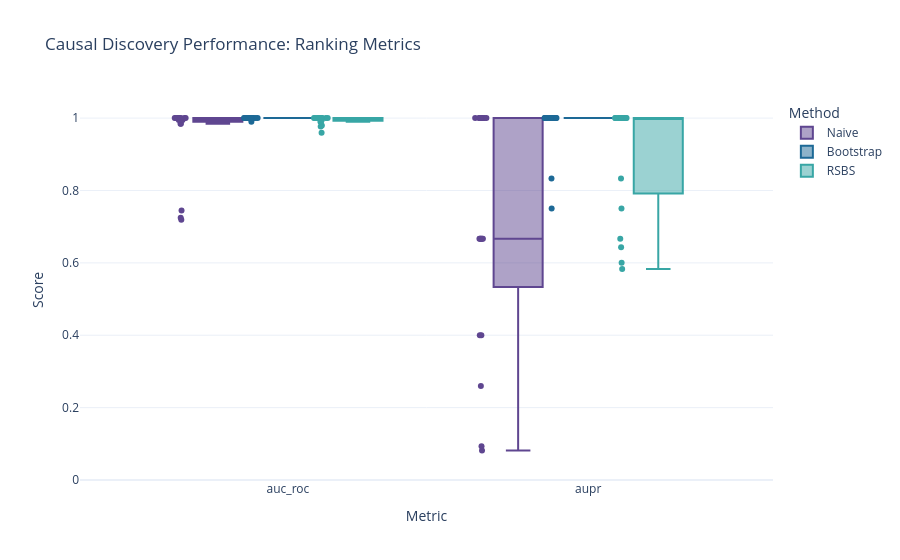

Write notebook code for a chart like this one.
### Code cell
from causal_comparator.plotting import plot_ranking_metrics, plot_summary_performance, plot_classification_metrics
df = pd.read_csv('res_test_2.csv')
fig1 = plot_ranking_metrics(df, save_path="results_ranking.html")
fig2 = plot_summary_performance(df, save_path="results_summary.html")
fig3 = plot_classification_metrics(df, save_path="results_classification.html")
# 2. Show them if you are in a notebook
fig1.show()

### Figure 1 — Plotly figure (JSON) as saved in the notebook; plotly's stock layout.template omitted (floating-point values rounded to 4 significant figures)
{"data": [{"alignmentgroup": "True", "boxpoints": "all", "hovertemplate": "Method=Naive<br>Metric=%{x}<br>Score=%{y}<extra></extra>", "legendgroup": "Naive", "marker": {"color": "rgb(95, 70, 144)"}, "name": "Naive", "notched": false, "offsetgroup": "Naive", "orientation": "v", "showlegend": true, "type": "box", "x": ["auc_roc", "auc_roc", "auc_roc", "auc_roc", "auc_roc", "auc_roc", "auc_roc", "auc_roc", "auc_roc", "auc_roc", "auc_roc", "auc_roc", "auc_roc", "auc_roc", "auc_roc", "auc_roc", "auc_roc", "auc_roc", "auc_roc", "auc_roc", "aupr", "aupr", "aupr", "aupr", "aupr", "aupr", "aupr", "aupr", "aupr", "aupr", "aupr", "aupr", "aupr", "aupr", "aupr", "aupr", "aupr", "aupr", "aupr", "aupr"], "x0": " ", "xaxis": "x", "y": [1.0, 0.7194, 0.9847, 0.9847, 1.0, 0.9949, 0.9949, 0.9949, 1.0, 0.7245, 1.0, 0.9949, 1.0, 0.9949, 1.0, 1.0, 0.9949, 1.0, 1.0, 0.7449, 1.0, 0.08143, 0.4, 0.4, 1.0, 0.6667, 0.6667, 0.6667, 1.0, 0.09333, 1.0, 0.6667, 1.0, 0.6667, 1.0, 1.0, 0.6667, 1.0, 1.0, 0.26], "y0": " ", "yaxis": "y"}, {"alignmentgroup": "True", "boxpoints": "all", "hovertemplate": "Method=Bootstrap<br>Metric=%{x}<br>Score=%{y}<extra></extra>", "legendgroup": "Bootstrap", "marker": {"color": "rgb(29, 105, 150)"}, "name": "Bootstrap", "notched": false, "offsetgroup": "Bootstrap", "orientation": "v", "showlegend": true, "type": "box", "x": ["auc_roc", "auc_roc", "auc_roc", "auc_roc", "auc_roc", "auc_roc", "auc_roc", "auc_roc", "auc_roc", "auc_roc", "auc_roc", "auc_roc", "auc_roc", "auc_roc", "auc_roc", "auc_roc", "auc_roc", "auc_roc", "auc_roc", "auc_roc", "aupr", "aupr", "aupr", "aupr", "aupr", "aupr", "aupr", "aupr", "aupr", "aupr", "aupr", "aupr", "aupr", "aupr", "aupr", "aupr", "aupr", "aupr", "aupr", "aupr"], "x0": " ", "xaxis": "x", "y": [1.0, 1.0, 1.0, 1.0, 1.0, 0.9974, 1.0, 1.0, 1.0, 0.9898, 1.0, 1.0, 1.0, 1.0, 1.0, 1.0, 1.0, 1.0, 1.0, 1.0, 1.0, 1.0, 1.0, 1.0, 1.0, 0.8333, 1.0, 1.0, 1.0, 0.75, 1.0, 1.0, 1.0, 1.0, 1.0, 1.0, 1.0, 1.0, 1.0, 1.0], "y0": " ", "yaxis": "y"}, {"alignmentgroup": "True", "boxpoints": "all", "hovertemplate": "Method=RSBS<br>Metric=%{x}<br>Score=%{y}<extra></extra>", "legendgroup": "RSBS", "marker": {"color": "rgb(56, 166, 165)"}, "name": "RSBS", "notched": false, "offsetgroup": "RSBS", "orientation": "v", "showlegend": true, "type": "box", "x": ["auc_roc", "auc_roc", "auc_roc", "auc_roc", "auc_roc", "auc_roc", "auc_roc", "auc_roc", "auc_roc", "auc_roc", "auc_roc", "auc_roc", "auc_roc", "auc_roc", "auc_roc", "auc_roc", "auc_roc", "auc_roc", "auc_roc", "auc_roc", "aupr", "aupr", "aupr", "aupr", "aupr", "aupr", "aupr", "aupr", "aupr", "aupr", "aupr", "aupr", "aupr", "aupr", "aupr", "aupr", "aupr", "aupr", "aupr", "aupr"], "x0": " ", "xaxis": "x", "y": [1.0, 1.0, 1.0, 0.9592, 1.0, 1.0, 1.0, 1.0, 0.9898, 0.9898, 1.0, 0.9949, 1.0, 0.9796, 1.0, 0.977, 1.0, 1.0, 1.0, 1.0, 1.0, 1.0, 1.0, 0.6, 1.0, 1.0, 1.0, 1.0, 0.5833, 0.75, 1.0, 0.8333, 1.0, 0.6667, 1.0, 0.6429, 1.0, 1.0, 1.0, 1.0], "y0": " ", "yaxis": "y"}], "layout": {"boxmode": "group", "legend": {"title": {"text": "Method"}, "tracegroupgap": 0}, "title": {"text": "Causal Discovery Performance: Ranking Metrics"}, "xaxis": {"anchor": "y", "domain": [0, 1], "title": {"text": "Metric"}}, "yaxis": {"anchor": "x", "domain": [0, 1], "range": [0, 1.05], "title": {"text": "Score"}}}}
